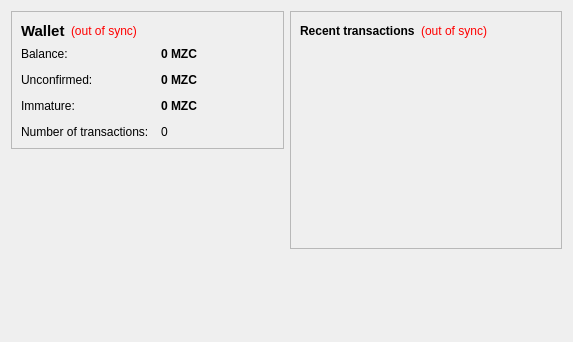
<?xml version="1.0" encoding="UTF-8"?>
<ui version="4.0">
 <class>OverviewPage</class>
 <widget class="QWidget" name="OverviewPage">
  <property name="geometry">
   <rect>
    <x>0</x>
    <y>0</y>
    <width>573</width>
    <height>342</height>
   </rect>
  </property>
  <property name="windowTitle">
   <string>Form</string>
  </property>
  <layout class="QHBoxLayout" name="horizontalLayout" stretch="1,1">
   <item>
    <layout class="QVBoxLayout" name="verticalLayout_2">
     <item>
      <widget class="QFrame" name="frame">
       <property name="frameShape">
        <enum>QFrame::StyledPanel</enum>
       </property>
       <property name="frameShadow">
        <enum>QFrame::Raised</enum>
       </property>
       <layout class="QVBoxLayout" name="verticalLayout_4">
        <item>
         <layout class="QHBoxLayout" name="horizontalLayout_4">
          <item>
           <widget class="QLabel" name="label_5">
            <property name="font">
             <font>
              <pointsize>11</pointsize>
              <weight>75</weight>
              <bold>true</bold>
             </font>
            </property>
            <property name="text">
             <string>Wallet</string>
            </property>
           </widget>
          </item>
          <item>
           <widget class="QLabel" name="labelWalletStatus">
            <property name="toolTip">
             <string>The displayed information may be out of date. Your wallet automatically synchronizes with the MazCoin network after a connection is established, but this process has not completed yet.</string>
            </property>
            <property name="styleSheet">
             <string notr="true">QLabel { color: red; }</string>
            </property>
            <property name="text">
             <string notr="true">(out of sync)</string>
            </property>
            <property name="alignment">
             <set>Qt::AlignLeading|Qt::AlignLeft|Qt::AlignVCenter</set>
            </property>
           </widget>
          </item>
          <item>
           <spacer name="horizontalSpacer_2">
            <property name="orientation">
             <enum>Qt::Horizontal</enum>
            </property>
            <property name="sizeHint" stdset="0">
             <size>
              <width>40</width>
              <height>20</height>
             </size>
            </property>
           </spacer>
          </item>
         </layout>
        </item>
        <item>
         <layout class="QFormLayout" name="formLayout_2">
          <property name="fieldGrowthPolicy">
           <enum>QFormLayout::AllNonFixedFieldsGrow</enum>
          </property>
          <property name="horizontalSpacing">
           <number>12</number>
          </property>
          <property name="verticalSpacing">
           <number>12</number>
          </property>
          <item row="0" column="0">
           <widget class="QLabel" name="label">
            <property name="text">
             <string>Balance:</string>
            </property>
           </widget>
          </item>
          <item row="0" column="1">
           <widget class="QLabel" name="labelBalance">
            <property name="font">
             <font>
              <weight>75</weight>
              <bold>true</bold>
             </font>
            </property>
            <property name="cursor">
             <cursorShape>IBeamCursor</cursorShape>
            </property>
            <property name="toolTip">
             <string>Your current balance</string>
            </property>
            <property name="text">
             <string notr="true">0 MZC</string>
            </property>
            <property name="textInteractionFlags">
             <set>Qt::LinksAccessibleByMouse|Qt::TextSelectableByKeyboard|Qt::TextSelectableByMouse</set>
            </property>
           </widget>
          </item>
          <item row="1" column="0">
           <widget class="QLabel" name="label_3">
            <property name="text">
             <string>Unconfirmed:</string>
            </property>
           </widget>
          </item>
          <item row="1" column="1">
           <widget class="QLabel" name="labelUnconfirmed">
            <property name="font">
             <font>
              <weight>75</weight>
              <bold>true</bold>
             </font>
            </property>
            <property name="cursor">
             <cursorShape>IBeamCursor</cursorShape>
            </property>
            <property name="toolTip">
             <string>Total of transactions that have yet to be confirmed, and do not yet count toward the current balance</string>
            </property>
            <property name="text">
             <string notr="true">0 MZC</string>
            </property>
            <property name="textInteractionFlags">
             <set>Qt::LinksAccessibleByMouse|Qt::TextSelectableByKeyboard|Qt::TextSelectableByMouse</set>
            </property>
           </widget>
          </item>
          <item row="3" column="0">
           <widget class="QLabel" name="label_2">
            <property name="text">
             <string>Number of transactions:</string>
            </property>
           </widget>
          </item>
          <item row="3" column="1">
           <widget class="QLabel" name="labelNumTransactions">
            <property name="toolTip">
             <string>Total number of transactions in wallet</string>
            </property>
            <property name="text">
             <string notr="true">0</string>
            </property>
           </widget>
          </item>
          <item row="2" column="0">
           <widget class="QLabel" name="labelImmatureText">
            <property name="text">
             <string>Immature:</string>
            </property>
           </widget>
          </item>
          <item row="2" column="1">
           <widget class="QLabel" name="labelImmature">
            <property name="font">
             <font>
              <weight>75</weight>
              <bold>true</bold>
             </font>
            </property>
            <property name="toolTip">
             <string>Mined balance that has not yet matured</string>
            </property>
            <property name="text">
             <string notr="true">0 MZC</string>
            </property>
            <property name="textInteractionFlags">
             <set>Qt::LinksAccessibleByMouse|Qt::TextSelectableByKeyboard|Qt::TextSelectableByMouse</set>
            </property>
           </widget>
          </item>
         </layout>
        </item>
       </layout>
      </widget>
     </item>
     <item>
      <spacer name="verticalSpacer">
       <property name="orientation">
        <enum>Qt::Vertical</enum>
       </property>
       <property name="sizeHint" stdset="0">
        <size>
         <width>20</width>
         <height>40</height>
        </size>
       </property>
      </spacer>
     </item>
    </layout>
   </item>
   <item>
    <layout class="QVBoxLayout" name="verticalLayout_3">
     <item>
      <widget class="QFrame" name="frame_2">
       <property name="frameShape">
        <enum>QFrame::StyledPanel</enum>
       </property>
       <property name="frameShadow">
        <enum>QFrame::Raised</enum>
       </property>
       <layout class="QVBoxLayout" name="verticalLayout">
        <item>
         <layout class="QHBoxLayout" name="horizontalLayout_2">
          <item>
           <widget class="QLabel" name="label_4">
            <property name="text">
             <string>&lt;b&gt;Recent transactions&lt;/b&gt;</string>
            </property>
           </widget>
          </item>
          <item>
           <widget class="QLabel" name="labelTransactionsStatus">
            <property name="toolTip">
             <string>The displayed information may be out of date. Your wallet automatically synchronizes with the MazCoin network after a connection is established, but this process has not completed yet.</string>
            </property>
            <property name="styleSheet">
             <string notr="true">QLabel { color: red; }</string>
            </property>
            <property name="text">
             <string notr="true">(out of sync)</string>
            </property>
            <property name="alignment">
             <set>Qt::AlignRight|Qt::AlignTrailing|Qt::AlignVCenter</set>
            </property>
           </widget>
          </item>
          <item>
           <spacer name="horizontalSpacer">
            <property name="orientation">
             <enum>Qt::Horizontal</enum>
            </property>
            <property name="sizeHint" stdset="0">
             <size>
              <width>40</width>
              <height>20</height>
             </size>
            </property>
           </spacer>
          </item>
         </layout>
        </item>
        <item>
         <widget class="QListView" name="listTransactions">
          <property name="styleSheet">
           <string notr="true">QListView { background: transparent; }</string>
          </property>
          <property name="frameShape">
           <enum>QFrame::NoFrame</enum>
          </property>
          <property name="verticalScrollBarPolicy">
           <enum>Qt::ScrollBarAlwaysOff</enum>
          </property>
          <property name="horizontalScrollBarPolicy">
           <enum>Qt::ScrollBarAlwaysOff</enum>
          </property>
          <property name="selectionMode">
           <enum>QAbstractItemView::NoSelection</enum>
          </property>
         </widget>
        </item>
       </layout>
      </widget>
     </item>
     <item>
      <spacer name="verticalSpacer_2">
       <property name="orientation">
        <enum>Qt::Vertical</enum>
       </property>
       <property name="sizeHint" stdset="0">
        <size>
         <width>20</width>
         <height>40</height>
        </size>
       </property>
      </spacer>
     </item>
    </layout>
   </item>
  </layout>
 </widget>
 <resources/>
 <connections/>
</ui>
